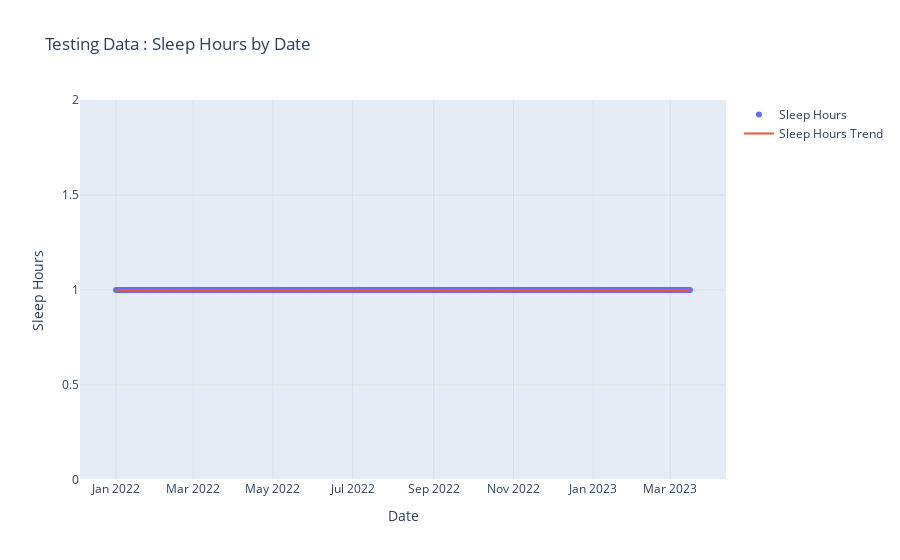

The code cell stored with this chart in its notebook:
### Markdown cell above
# Testing Data Visualization

### Code cell
import plotly.graph_objects as go


# Creating the scatter plot
fig = go.Figure()

# Adding scatter trace
fig.add_trace(go.Scatter(x=merged_df_test['date'], y=merged_df_test['sleep_hours'], mode='markers', name='Sleep Hours'))

# Adding line trace
fig.add_trace(go.Scatter(x=merged_df_test['date'], y=merged_df_test['sleep_hours'], mode='lines', name='Sleep Hours Trend'))

# Customizing the axes labels
fig.update_layout(xaxis_title='Date', yaxis_title='Sleep Hours')

# Customizing the grid lines
fig.update_layout(xaxis=dict(showgrid=True, gridwidth=0.5, gridcolor='lightgray'),
                  yaxis=dict(showgrid=True, gridwidth=0.5, gridcolor='lightgray'))

# Setting the title
fig.update_layout(title='Testing Data : Sleep Hours by Date')

# Displaying the plot
fig.show()

### Figure 1 — Plotly figure (JSON) as saved in the notebook; plotly's stock layout.template omitted (floating-point values rounded to 4 significant figures; data arrays with more than 128 entries replaced by an {"elided": "..."} marker saying what was removed)
{"data": [{"mode": "markers", "name": "Sleep Hours", "type": "scatter", "x": {"elided": "440 str values"}, "y": {"elided": "440 int values"}}, {"mode": "lines", "name": "Sleep Hours Trend", "type": "scatter", "x": {"elided": "440 str values"}, "y": {"elided": "440 int values"}}], "layout": {"title": {"text": "Testing Data : Sleep Hours by Date"}, "xaxis": {"gridcolor": "lightgray", "gridwidth": 0.5, "showgrid": true, "title": {"text": "Date"}}, "yaxis": {"gridcolor": "lightgray", "gridwidth": 0.5, "showgrid": true, "title": {"text": "Sleep Hours"}}}}
